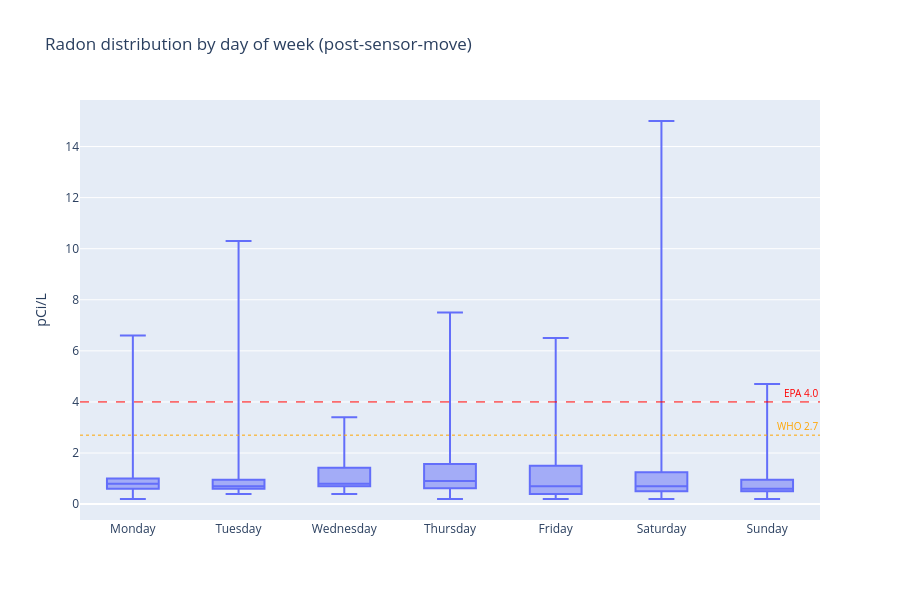

This figure's notebook cell:
### Markdown cell above
## Day-of-week pattern

### Code cell
by_dow = df_post.copy()
by_dow['dow'] = by_dow.index.day_name()
dow_order = ['Monday', 'Tuesday', 'Wednesday', 'Thursday', 'Friday', 'Saturday', 'Sunday']

fig = px.box(by_dow, x='dow', y='radon', points=False,
             category_orders={'dow': dow_order},
             title='Radon distribution by day of week (post-sensor-move)',
             labels={'radon': 'pCi/L', 'dow': ''})
annotate(fig)
fig.show()

### Figure 1 — Plotly figure (JSON) as saved in the notebook; plotly's stock layout.template omitted (floating-point values rounded to 4 significant figures; data arrays with more than 128 entries replaced by an {"elided": "..."} marker saying what was removed)
{"data": [{"alignmentgroup": "True", "boxpoints": false, "hovertemplate": "=%{x}<br>pCi/L=%{y}<extra></extra>", "legendgroup": "", "marker": {"color": "#636efa"}, "name": "", "notched": false, "offsetgroup": "", "orientation": "v", "showlegend": false, "type": "box", "x": {"elided": "346 str values"}, "x0": " ", "xaxis": "x", "y": {"elided": "346 float values"}, "y0": " ", "yaxis": "y"}], "layout": {"annotations": [{"font": {"color": "red", "size": 10}, "showarrow": false, "text": "EPA 4.0", "x": 1, "xanchor": "right", "xref": "x domain", "y": 4, "yanchor": "bottom", "yref": "y"}, {"font": {"color": "orange", "size": 10}, "showarrow": false, "text": "WHO 2.7", "x": 1, "xanchor": "right", "xref": "x domain", "y": 2.7, "yanchor": "bottom", "yref": "y"}], "boxmode": "group", "height": 600, "legend": {"tracegroupgap": 0}, "shapes": [{"line": {"color": "red", "dash": "dash", "width": 1}, "type": "line", "x0": 0, "x1": 1, "xref": "x domain", "y0": 4, "y1": 4, "yref": "y"}, {"line": {"color": "orange", "dash": "dot", "width": 1}, "type": "line", "x0": 0, "x1": 1, "xref": "x domain", "y0": 2.7, "y1": 2.7, "yref": "y"}], "title": {"text": "Radon distribution by day of week (post-sensor-move)"}, "xaxis": {"anchor": "y", "categoryarray": ["Monday", "Tuesday", "Wednesday", "Thursday", "Friday", "Saturday", "Sunday"], "categoryorder": "array", "domain": [0, 1], "title": {"text": ""}}, "yaxis": {"anchor": "x", "domain": [0, 1], "title": {"text": "pCi/L"}}}}
